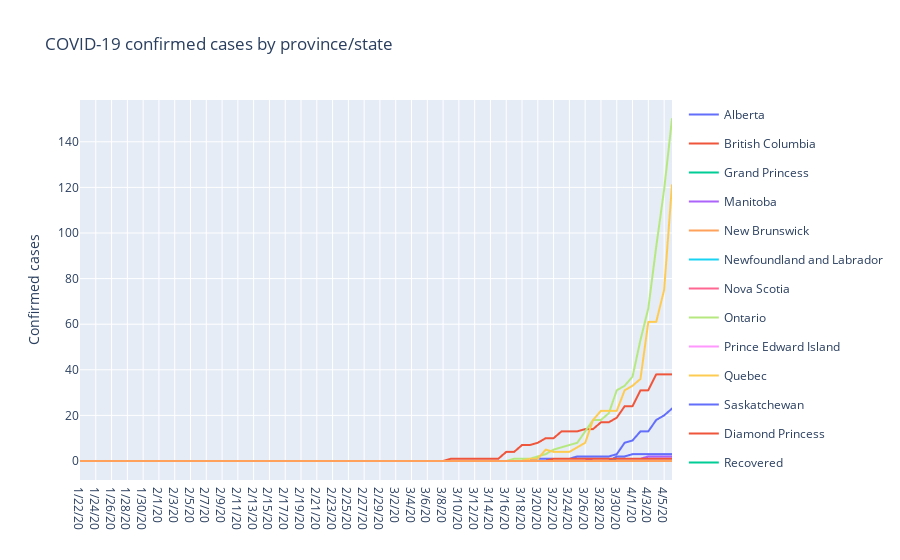

Notebook cell for this chart:
### Markdown cell above
<a id='plot_confirmed'></a>
### Plot Confirmed Cases by Province/State

### Code cell
layout = go.Layout(title="COVID-19 confirmed cases by province/state",
                   yaxis={'title': 'Confirmed cases'},
                   height=1000)

fig = go.Figure(data=trace_confirmed, layout=layout)
fig.show()

### Figure 1 — Plotly figure (JSON) as saved in the notebook; plotly's stock layout.template omitted (floating-point values rounded to 4 significant figures)
{"data": [{"hoverlabel": {"namelength": 0}, "hovertemplate": "provincestate=Alberta<br>date=%{x}<br>number=%{y}", "legendgroup": "Alberta", "line": {"color": "#636efa", "dash": "solid"}, "mode": "lines", "name": "Alberta", "showlegend": true, "type": "scattergl", "x": ["1/22/20", "1/23/20", "1/24/20", "1/25/20", "1/26/20", "1/27/20", "1/28/20", "1/29/20", "1/30/20", "1/31/20", "2/1/20", "2/2/20", "2/3/20", "2/4/20", "2/5/20", "2/6/20", "2/7/20", "2/8/20", "2/9/20", "2/10/20", "2/11/20", "2/12/20", "2/13/20", "2/14/20", "2/15/20", "2/16/20", "2/17/20", "2/18/20", "2/19/20", "2/20/20", "2/21/20", "2/22/20", "2/23/20", "2/24/20", "2/25/20", "2/26/20", "2/27/20", "2/28/20", "2/29/20", "3/1/20", "3/2/20", "3/3/20", "3/4/20", "3/5/20", "3/6/20", "3/7/20", "3/8/20", "3/9/20", "3/10/20", "3/11/20", "3/12/20", "3/13/20", "3/14/20", "3/15/20", "3/16/20", "3/17/20", "3/18/20", "3/19/20", "3/20/20", "3/21/20", "3/22/20", "3/23/20", "3/24/20", "3/25/20", "3/26/20", "3/27/20", "3/28/20", "3/29/20", "3/30/20", "3/31/20", "4/1/20", "4/2/20", "4/3/20", "4/4/20", "4/5/20", "4/6/20"], "xaxis": "x", "y": [0, 0, 0, 0, 0, 0, 0, 0, 0, 0, 0, 0, 0, 0, 0, 0, 0, 0, 0, 0, 0, 0, 0, 0, 0, 0, 0, 0, 0, 0, 0, 0, 0, 0, 0, 0, 0, 0, 0, 0, 0, 0, 0, 0, 0, 0, 0, 0, 0, 0, 0, 0, 0, 0, 0, 0, 0, 0, 1, 1, 1, 1, 1, 2, 2, 2, 2, 2, 3, 8, 9, 13, 13, 18, 20, 23], "yaxis": "y"}, {"hoverlabel": {"namelength": 0}, "hovertemplate": "provincestate=British Columbia<br>date=%{x}<br>number=%{y}", "legendgroup": "British Columbia", "line": {"color": "#EF553B", "dash": "solid"}, "mode": "lines", "name": "British Columbia", "showlegend": true, "type": "scattergl", "x": ["1/22/20", "1/23/20", "1/24/20", "1/25/20", "1/26/20", "1/27/20", "1/28/20", "1/29/20", "1/30/20", "1/31/20", "2/1/20", "2/2/20", "2/3/20", "2/4/20", "2/5/20", "2/6/20", "2/7/20", "2/8/20", "2/9/20", "2/10/20", "2/11/20", "2/12/20", "2/13/20", "2/14/20", "2/15/20", "2/16/20", "2/17/20", "2/18/20", "2/19/20", "2/20/20", "2/21/20", "2/22/20", "2/23/20", "2/24/20", "2/25/20", "2/26/20", "2/27/20", "2/28/20", "2/29/20", "3/1/20", "3/2/20", "3/3/20", "3/4/20", "3/5/20", "3/6/20", "3/7/20", "3/8/20", "3/9/20", "3/10/20", "3/11/20", "3/12/20", "3/13/20", "3/14/20", "3/15/20", "3/16/20", "3/17/20", "3/18/20", "3/19/20", "3/20/20", "3/21/20", "3/22/20", "3/23/20", "3/24/20", "3/25/20", "3/26/20", "3/27/20", "3/28/20", "3/29/20", "3/30/20", "3/31/20", "4/1/20", "4/2/20", "4/3/20", "4/4/20", "4/5/20", "4/6/20"], "xaxis": "x", "y": [0, 0, 0, 0, 0, 0, 0, 0, 0, 0, 0, 0, 0, 0, 0, 0, 0, 0, 0, 0, 0, 0, 0, 0, 0, 0, 0, 0, 0, 0, 0, 0, 0, 0, 0, 0, 0, 0, 0, 0, 0, 0, 0, 0, 0, 0, 0, 1, 1, 1, 1, 1, 1, 1, 4, 4, 7, 7, 8, 10, 10, 13, 13, 13, 14, 14, 17, 17, 19, 24, 24, 31, 31, 38, 38, 38], "yaxis": "y"}, {"hoverlabel": {"namelength": 0}, "hovertemplate": "provincestate=Grand Princess<br>date=%{x}<br>number=%{y}", "legendgroup": "Grand Princess", "line": {"color": "#00cc96", "dash": "solid"}, "mode": "lines", "name": "Grand Princess", "showlegend": true, "type": "scattergl", "x": ["1/22/20", "1/23/20", "1/24/20", "1/25/20", "1/26/20", "1/27/20", "1/28/20", "1/29/20", "1/30/20", "1/31/20", "2/1/20", "2/2/20", "2/3/20", "2/4/20", "2/5/20", "2/6/20", "2/7/20", "2/8/20", "2/9/20", "2/10/20", "2/11/20", "2/12/20", "2/13/20", "2/14/20", "2/15/20", "2/16/20", "2/17/20", "2/18/20", "2/19/20", "2/20/20", "2/21/20", "2/22/20", "2/23/20", "2/24/20", "2/25/20", "2/26/20", "2/27/20", "2/28/20", "2/29/20", "3/1/20", "3/2/20", "3/3/20", "3/4/20", "3/5/20", "3/6/20", "3/7/20", "3/8/20", "3/9/20", "3/10/20", "3/11/20", "3/12/20", "3/13/20", "3/14/20", "3/15/20", "3/16/20", "3/17/20", "3/18/20", "3/19/20", "3/20/20", "3/21/20", "3/22/20", "3/23/20", "3/24/20", "3/25/20", "3/26/20", "3/27/20", "3/28/20", "3/29/20", "3/30/20", "3/31/20", "4/1/20", "4/2/20", "4/3/20", "4/4/20", "4/5/20", "4/6/20"], "xaxis": "x", "y": [0, 0, 0, 0, 0, 0, 0, 0, 0, 0, 0, 0, 0, 0, 0, 0, 0, 0, 0, 0, 0, 0, 0, 0, 0, 0, 0, 0, 0, 0, 0, 0, 0, 0, 0, 0, 0, 0, 0, 0, 0, 0, 0, 0, 0, 0, 0, 0, 0, 0, 0, 0, 0, 0, 0, 0, 0, 0, 0, 0, 0, 0, 0, 0, 0, 0, 0, 0, 0, 0, 0, 0, 0, 0, 0, 0], "yaxis": "y"}, {"hoverlabel": {"namelength": 0}, "hovertemplate": "provincestate=Manitoba<br>date=%{x}<br>number=%{y}", "legendgroup": "Manitoba", "line": {"color": "#ab63fa", "dash": "solid"}, "mode": "lines", "name": "Manitoba", "showlegend": true, "type": "scattergl", "x": ["1/22/20", "1/23/20", "1/24/20", "1/25/20", "1/26/20", "1/27/20", "1/28/20", "1/29/20", "1/30/20", "1/31/20", "2/1/20", "2/2/20", "2/3/20", "2/4/20", "2/5/20", "2/6/20", "2/7/20", "2/8/20", "2/9/20", "2/10/20", "2/11/20", "2/12/20", "2/13/20", "2/14/20", "2/15/20", "2/16/20", "2/17/20", "2/18/20", "2/19/20", "2/20/20", "2/21/20", "2/22/20", "2/23/20", "2/24/20", "2/25/20", "2/26/20", "2/27/20", "2/28/20", "2/29/20", "3/1/20", "3/2/20", "3/3/20", "3/4/20", "3/5/20", "3/6/20", "3/7/20", "3/8/20", "3/9/20", "3/10/20", "3/11/20", "3/12/20", "3/13/20", "3/14/20", "3/15/20", "3/16/20", "3/17/20", "3/18/20", "3/19/20", "3/20/20", "3/21/20", "3/22/20", "3/23/20", "3/24/20", "3/25/20", "3/26/20", "3/27/20", "3/28/20", "3/29/20", "3/30/20", "3/31/20", "4/1/20", "4/2/20", "4/3/20", "4/4/20", "4/5/20", "4/6/20"], "xaxis": "x", "y": [0, 0, 0, 0, 0, 0, 0, 0, 0, 0, 0, 0, 0, 0, 0, 0, 0, 0, 0, 0, 0, 0, 0, 0, 0, 0, 0, 0, 0, 0, 0, 0, 0, 0, 0, 0, 0, 0, 0, 0, 0, 0, 0, 0, 0, 0, 0, 0, 0, 0, 0, 0, 0, 0, 0, 0, 0, 0, 0, 0, 0, 0, 0, 0, 0, 1, 1, 1, 1, 1, 1, 1, 2, 2, 2, 2], "yaxis": "y"}, {"hoverlabel": {"namelength": 0}, "hovertemplate": "provincestate=New Brunswick<br>date=%{x}<br>number=%{y}", "legendgroup": "New Brunswick", "line": {"color": "#FFA15A", "dash": "solid"}, "mode": "lines", "name": "New Brunswick", "showlegend": true, "type": "scattergl", "x": ["1/22/20", "1/23/20", "1/24/20", "1/25/20", "1/26/20", "1/27/20", "1/28/20", "1/29/20", "1/30/20", "1/31/20", "2/1/20", "2/2/20", "2/3/20", "2/4/20", "2/5/20", "2/6/20", "2/7/20", "2/8/20", "2/9/20", "2/10/20", "2/11/20", "2/12/20", "2/13/20", "2/14/20", "2/15/20", "2/16/20", "2/17/20", "2/18/20", "2/19/20", "2/20/20", "2/21/20", "2/22/20", "2/23/20", "2/24/20", "2/25/20", "2/26/20", "2/27/20", "2/28/20", "2/29/20", "3/1/20", "3/2/20", "3/3/20", "3/4/20", "3/5/20", "3/6/20", "3/7/20", "3/8/20", "3/9/20", "3/10/20", "3/11/20", "3/12/20", "3/13/20", "3/14/20", "3/15/20", "3/16/20", "3/17/20", "3/18/20", "3/19/20", "3/20/20", "3/21/20", "3/22/20", "3/23/20", "3/24/20", "3/25/20", "3/26/20", "3/27/20", "3/28/20", "3/29/20", "3/30/20", "3/31/20", "4/1/20", "4/2/20", "4/3/20", "4/4/20", "4/5/20", "4/6/20"], "xaxis": "x", "y": [0, 0, 0, 0, 0, 0, 0, 0, 0, 0, 0, 0, 0, 0, 0, 0, 0, 0, 0, 0, 0, 0, 0, 0, 0, 0, 0, 0, 0, 0, 0, 0, 0, 0, 0, 0, 0, 0, 0, 0, 0, 0, 0, 0, 0, 0, 0, 0, 0, 0, 0, 0, 0, 0, 0, 0, 0, 0, 0, 0, 0, 0, 0, 0, 0, 0, 0, 0, 0, 0, 0, 0, 0, 0, 0, 0], "yaxis": "y"}, {"hoverlabel": {"namelength": 0}, "hovertemplate": "provincestate=Newfoundland and Labrador<br>date=%{x}<br>number=%{y}", "legendgroup": "Newfoundland and Labrador", "line": {"color": "#19d3f3", "dash": "solid"}, "mode": "lines", "name": "Newfoundland and Labrador", "showlegend": true, "type": "scattergl", "x": ["1/22/20", "1/23/20", "1/24/20", "1/25/20", "1/26/20", "1/27/20", "1/28/20", "1/29/20", "1/30/20", "1/31/20", "2/1/20", "2/2/20", "2/3/20", "2/4/20", "2/5/20", "2/6/20", "2/7/20", "2/8/20", "2/9/20", "2/10/20", "2/11/20", "2/12/20", "2/13/20", "2/14/20", "2/15/20", "2/16/20", "2/17/20", "2/18/20", "2/19/20", "2/20/20", "2/21/20", "2/22/20", "2/23/20", "2/24/20", "2/25/20", "2/26/20", "2/27/20", "2/28/20", "2/29/20", "3/1/20", "3/2/20", "3/3/20", "3/4/20", "3/5/20", "3/6/20", "3/7/20", "3/8/20", "3/9/20", "3/10/20", "3/11/20", "3/12/20", "3/13/20", "3/14/20", "3/15/20", "3/16/20", "3/17/20", "3/18/20", "3/19/20", "3/20/20", "3/21/20", "3/22/20", "3/23/20", "3/24/20", "3/25/20", "3/26/20", "3/27/20", "3/28/20", "3/29/20", "3/30/20", "3/31/20", "4/1/20", "4/2/20", "4/3/20", "4/4/20", "4/5/20", "4/6/20"], "xaxis": "x", "y": [0, 0, 0, 0, 0, 0, 0, 0, 0, 0, 0, 0, 0, 0, 0, 0, 0, 0, 0, 0, 0, 0, 0, 0, 0, 0, 0, 0, 0, 0, 0, 0, 0, 0, 0, 0, 0, 0, 0, 0, 0, 0, 0, 0, 0, 0, 0, 0, 0, 0, 0, 0, 0, 0, 0, 0, 0, 0, 0, 0, 0, 0, 0, 0, 0, 0, 0, 0, 1, 1, 1, 1, 1, 1, 1, 1], "yaxis": "y"}, {"hoverlabel": {"namelength": 0}, "hovertemplate": "provincestate=Nova Scotia<br>date=%{x}<br>number=%{y}", "legendgroup": "Nova Scotia", "line": {"color": "#FF6692", "dash": "solid"}, "mode": "lines", "name": "Nova Scotia", "showlegend": true, "type": "scattergl", "x": ["1/22/20", "1/23/20", "1/24/20", "1/25/20", "1/26/20", "1/27/20", "1/28/20", "1/29/20", "1/30/20", "1/31/20", "2/1/20", "2/2/20", "2/3/20", "2/4/20", "2/5/20", "2/6/20", "2/7/20", "2/8/20", "2/9/20", "2/10/20", "2/11/20", "2/12/20", "2/13/20", "2/14/20", "2/15/20", "2/16/20", "2/17/20", "2/18/20", "2/19/20", "2/20/20", "2/21/20", "2/22/20", "2/23/20", "2/24/20", "2/25/20", "2/26/20", "2/27/20", "2/28/20", "2/29/20", "3/1/20", "3/2/20", "3/3/20", "3/4/20", "3/5/20", "3/6/20", "3/7/20", "3/8/20", "3/9/20", "3/10/20", "3/11/20", "3/12/20", "3/13/20", "3/14/20", "3/15/20", "3/16/20", "3/17/20", "3/18/20", "3/19/20", "3/20/20", "3/21/20", "3/22/20", "3/23/20", "3/24/20", "3/25/20", "3/26/20", "3/27/20", "3/28/20", "3/29/20", "3/30/20", "3/31/20", "4/1/20", "4/2/20", "4/3/20", "4/4/20", "4/5/20", "4/6/20"], "xaxis": "x", "y": [0, 0, 0, 0, 0, 0, 0, 0, 0, 0, 0, 0, 0, 0, 0, 0, 0, 0, 0, 0, 0, 0, 0, 0, 0, 0, 0, 0, 0, 0, 0, 0, 0, 0, 0, 0, 0, 0, 0, 0, 0, 0, 0, 0, 0, 0, 0, 0, 0, 0, 0, 0, 0, 0, 0, 0, 0, 0, 0, 0, 0, 0, 0, 0, 0, 0, 0, 0, 0, 0, 0, 0, 0, 0, 0, 0], "yaxis": "y"}, {"hoverlabel": {"namelength": 0}, "hovertemplate": "provincestate=Ontario<br>date=%{x}<br>number=%{y}", "legendgroup": "Ontario", "line": {"color": "#B6E880", "dash": "solid"}, "mode": "lines", "name": "Ontario", "showlegend": true, "type": "scattergl", "x": ["1/22/20", "1/23/20", "1/24/20", "1/25/20", "1/26/20", "1/27/20", "1/28/20", "1/29/20", "1/30/20", "1/31/20", "2/1/20", "2/2/20", "2/3/20", "2/4/20", "2/5/20", "2/6/20", "2/7/20", "2/8/20", "2/9/20", "2/10/20", "2/11/20", "2/12/20", "2/13/20", "2/14/20", "2/15/20", "2/16/20", "2/17/20", "2/18/20", "2/19/20", "2/20/20", "2/21/20", "2/22/20", "2/23/20", "2/24/20", "2/25/20", "2/26/20", "2/27/20", "2/28/20", "2/29/20", "3/1/20", "3/2/20", "3/3/20", "3/4/20", "3/5/20", "3/6/20", "3/7/20", "3/8/20", "3/9/20", "3/10/20", "3/11/20", "3/12/20", "3/13/20", "3/14/20", "3/15/20", "3/16/20", "3/17/20", "3/18/20", "3/19/20", "3/20/20", "3/21/20", "3/22/20", "3/23/20", "3/24/20", "3/25/20", "3/26/20", "3/27/20", "3/28/20", "3/29/20", "3/30/20", "3/31/20", "4/1/20", "4/2/20", "4/3/20", "4/4/20", "4/5/20", "4/6/20"], "xaxis": "x", "y": [0, 0, 0, 0, 0, 0, 0, 0, 0, 0, 0, 0, 0, 0, 0, 0, 0, 0, 0, 0, 0, 0, 0, 0, 0, 0, 0, 0, 0, 0, 0, 0, 0, 0, 0, 0, 0, 0, 0, 0, 0, 0, 0, 0, 0, 0, 0, 0, 0, 0, 0, 0, 0, 0, 0, 1, 1, 1, 2, 3, 5, 6, 7, 8, 13, 18, 18, 21, 31, 33, 37, 53, 67, 94, 119, 150], "yaxis": "y"}, {"hoverlabel": {"namelength": 0}, "hovertemplate": "provincestate=Prince Edward Island<br>date=%{x}<br>number=%{y}", "legendgroup": "Prince Edward Island", "line": {"color": "#FF97FF", "dash": "solid"}, "mode": "lines", "name": "Prince Edward Island", "showlegend": true, "type": "scattergl", "x": ["1/22/20", "1/23/20", "1/24/20", "1/25/20", "1/26/20", "1/27/20", "1/28/20", "1/29/20", "1/30/20", "1/31/20", "2/1/20", "2/2/20", "2/3/20", "2/4/20", "2/5/20", "2/6/20", "2/7/20", "2/8/20", "2/9/20", "2/10/20", "2/11/20", "2/12/20", "2/13/20", "2/14/20", "2/15/20", "2/16/20", "2/17/20", "2/18/20", "2/19/20", "2/20/20", "2/21/20", "2/22/20", "2/23/20", "2/24/20", "2/25/20", "2/26/20", "2/27/20", "2/28/20", "2/29/20", "3/1/20", "3/2/20", "3/3/20", "3/4/20", "3/5/20", "3/6/20", "3/7/20", "3/8/20", "3/9/20", "3/10/20", "3/11/20", "3/12/20", "3/13/20", "3/14/20", "3/15/20", "3/16/20", "3/17/20", "3/18/20", "3/19/20", "3/20/20", "3/21/20", "3/22/20", "3/23/20", "3/24/20", "3/25/20", "3/26/20", "3/27/20", "3/28/20", "3/29/20", "3/30/20", "3/31/20", "4/1/20", "4/2/20", "4/3/20", "4/4/20", "4/5/20", "4/6/20"], "xaxis": "x", "y": [0, 0, 0, 0, 0, 0, 0, 0, 0, 0, 0, 0, 0, 0, 0, 0, 0, 0, 0, 0, 0, 0, 0, 0, 0, 0, 0, 0, 0, 0, 0, 0, 0, 0, 0, 0, 0, 0, 0, 0, 0, 0, 0, 0, 0, 0, 0, 0, 0, 0, 0, 0, 0, 0, 0, 0, 0, 0, 0, 0, 0, 0, 0, 0, 0, 0, 0, 0, 0, 0, 0, 0, 0, 0, 0, 0], "yaxis": "y"}, {"hoverlabel": {"namelength": 0}, "hovertemplate": "provincestate=Quebec<br>date=%{x}<br>number=%{y}", "legendgroup": "Quebec", "line": {"color": "#FECB52", "dash": "solid"}, "mode": "lines", "name": "Quebec", "showlegend": true, "type": "scattergl", "x": ["1/22/20", "1/23/20", "1/24/20", "1/25/20", "1/26/20", "1/27/20", "1/28/20", "1/29/20", "1/30/20", "1/31/20", "2/1/20", "2/2/20", "2/3/20", "2/4/20", "2/5/20", "2/6/20", "2/7/20", "2/8/20", "2/9/20", "2/10/20", "2/11/20", "2/12/20", "2/13/20", "2/14/20", "2/15/20", "2/16/20", "2/17/20", "2/18/20", "2/19/20", "2/20/20", "2/21/20", "2/22/20", "2/23/20", "2/24/20", "2/25/20", "2/26/20", "2/27/20", "2/28/20", "2/29/20", "3/1/20", "3/2/20", "3/3/20", "3/4/20", "3/5/20", "3/6/20", "3/7/20", "3/8/20", "3/9/20", "3/10/20", "3/11/20", "3/12/20", "3/13/20", "3/14/20", "3/15/20", "3/16/20", "3/17/20", "3/18/20", "3/19/20", "3/20/20", "3/21/20", "3/22/20", "3/23/20", "3/24/20", "3/25/20", "3/26/20", "3/27/20", "3/28/20", "3/29/20", "3/30/20", "3/31/20", "4/1/20", "4/2/20", "4/3/20", "4/4/20", "4/5/20", "4/6/20"], "xaxis": "x", "y": [0, 0, 0, 0, 0, 0, 0, 0, 0, 0, 0, 0, 0, 0, 0, 0, 0, 0, 0, 0, 0, 0, 0, 0, 0, 0, 0, 0, 0, 0, 0, 0, 0, 0, 0, 0, 0, 0, 0, 0, 0, 0, 0, 0, 0, 0, 0, 0, 0, 0, 0, 0, 0, 0, 0, 0, 0, 1, 1, 5, 4, 4, 4, 6, 8, 18, 22, 22, 22, 31, 33, 36, 61, 61, 75, 121], "yaxis": "y"}, {"hoverlabel": {"namelength": 0}, "hovertemplate": "provincestate=Saskatchewan<br>date=%{x}<br>number=%{y}", "legendgroup": "Saskatchewan", "line": {"color": "#636efa", "dash": "solid"}, "mode": "lines", "name": "Saskatchewan", "showlegend": true, "type": "scattergl", "x": ["1/22/20", "1/23/20", "1/24/20", "1/25/20", "1/26/20", "1/27/20", "1/28/20", "1/29/20", "1/30/20", "1/31/20", "2/1/20", "2/2/20", "2/3/20", "2/4/20", "2/5/20", "2/6/20", "2/7/20", "2/8/20", "2/9/20", "2/10/20", "2/11/20", "2/12/20", "2/13/20", "2/14/20", "2/15/20", "2/16/20", "2/17/20", "2/18/20", "2/19/20", "2/20/20", "2/21/20", "2/22/20", "2/23/20", "2/24/20", "2/25/20", "2/26/20", "2/27/20", "2/28/20", "2/29/20", "3/1/20", "3/2/20", "3/3/20", "3/4/20", "3/5/20", "3/6/20", "3/7/20", "3/8/20", "3/9/20", "3/10/20", "3/11/20", "3/12/20", "3/13/20", "3/14/20", "3/15/20", "3/16/20", "3/17/20", "3/18/20", "3/19/20", "3/20/20", "3/21/20", "3/22/20", "3/23/20", "3/24/20", "3/25/20", "3/26/20", "3/27/20", "3/28/20", "3/29/20", "3/30/20", "3/31/20", "4/1/20", "4/2/20", "4/3/20", "4/4/20", "4/5/20", "4/6/20"], "xaxis": "x", "y": [0, 0, 0, 0, 0, 0, 0, 0, 0, 0, 0, 0, 0, 0, 0, 0, 0, 0, 0, 0, 0, 0, 0, 0, 0, 0, 0, 0, 0, 0, 0, 0, 0, 0, 0, 0, 0, 0, 0, 0, 0, 0, 0, 0, 0, 0, 0, 0, 0, 0, 0, 0, 0, 0, 0, 0, 0, 0, 0, 0, 0, 0, 0, 0, 0, 0, 0, 0, 2, 2, 3, 3, 3, 3, 3, 3], "yaxis": "y"}, {"hoverlabel": {"namelength": 0}, "hovertemplate": "provincestate=Diamond Princess<br>date=%{x}<br>number=%{y}", "legendgroup": "Diamond Princess", "line": {"color": "#EF553B", "dash": "solid"}, "mode": "lines", "name": "Diamond Princess", "showlegend": true, "type": "scattergl", "x": ["1/22/20", "1/23/20", "1/24/20", "1/25/20", "1/26/20", "1/27/20", "1/28/20", "1/29/20", "1/30/20", "1/31/20", "2/1/20", "2/2/20", "2/3/20", "2/4/20", "2/5/20", "2/6/20", "2/7/20", "2/8/20", "2/9/20", "2/10/20", "2/11/20", "2/12/20", "2/13/20", "2/14/20", "2/15/20", "2/16/20", "2/17/20", "2/18/20", "2/19/20", "2/20/20", "2/21/20", "2/22/20", "2/23/20", "2/24/20", "2/25/20", "2/26/20", "2/27/20", "2/28/20", "2/29/20", "3/1/20", "3/2/20", "3/3/20", "3/4/20", "3/5/20", "3/6/20", "3/7/20", "3/8/20", "3/9/20", "3/10/20", "3/11/20", "3/12/20", "3/13/20", "3/14/20", "3/15/20", "3/16/20", "3/17/20", "3/18/20", "3/19/20", "3/20/20", "3/21/20", "3/22/20", "3/23/20", "3/24/20", "3/25/20", "3/26/20", "3/27/20", "3/28/20", "3/29/20", "3/30/20", "3/31/20", "4/1/20", "4/2/20", "4/3/20", "4/4/20", "4/5/20", "4/6/20"], "xaxis": "x", "y": [0, 0, 0, 0, 0, 0, 0, 0, 0, 0, 0, 0, 0, 0, 0, 0, 0, 0, 0, 0, 0, 0, 0, 0, 0, 0, 0, 0, 0, 0, 0, 0, 0, 0, 0, 0, 0, 0, 0, 0, 0, 0, 0, 0, 0, 0, 0, 0, 0, 0, 0, 0, 0, 0, 0, 0, 0, 0, 0, 0, 1, 1, 1, 1, 1, 1, 1, 1, 1, 1, 1, 1, 1, 1, 1, 1], "yaxis": "y"}, {"hoverlabel": {"namelength": 0}, "hovertemplate": "provincestate=Recovered<br>date=%{x}<br>number=%{y}", "legendgroup": "Recovered", "line": {"color": "#00cc96", "dash": "solid"}, "mode": "lines", "name": "Recovered", "showlegend": true, "type": "scattergl", "x": ["1/22/20", "1/23/20", "1/24/20", "1/25/20", "1/26/20", "1/27/20", "1/28/20", "1/29/20", "1/30/20", "1/31/20", "2/1/20", "2/2/20", "2/3/20", "2/4/20", "2/5/20", "2/6/20", "2/7/20", "2/8/20", "2/9/20", "2/10/20", "2/11/20", "2/12/20", "2/13/20", "2/14/20", "2/15/20", "2/16/20", "2/17/20", "2/18/20", "2/19/20", "2/20/20", "2/21/20", "2/22/20", "2/23/20", "2/24/20", "2/25/20", "2/26/20", "2/27/20", "2/28/20", "2/29/20", "3/1/20", "3/2/20", "3/3/20", "3/4/20", "3/5/20", "3/6/20", "3/7/20", "3/8/20", "3/9/20", "3/10/20", "3/11/20", "3/12/20", "3/13/20", "3/14/20", "3/15/20", "3/16/20", "3/17/20", "3/18/20", "3/19/20", "3/20/20", "3/21/20", "3/22/20", "3/23/20", "3/24/20", "3/25/20", "3/26/20", "3/27/20", "3/28/20", "3/29/20", "3/30/20", "3/31/20", "4/1/20", "4/2/20", "4/3/20", "4/4/20", "4/5/20", "4/6/20"], "xaxis": "x", "y": [0, 0, 0, 0, 0, 0, 0, 0, 0, 0, 0, 0, 0, 0, 0, 0, 0, 0, 0, 0, 0, 0, 0, 0, 0, 0, 0, 0, 0, 0, 0, 0, 0, 0, 0, 0, 0, 0, 0, 0, 0, 0, 0, 0, 0, 0, 0, 0, 0, 0, 0, 0, 0, 0, 0, 0, 0, 0, 0, 0, 0, 0, 0, 0, 0, 0, 0, 0, 0, 0, 0, 0, 0, 0, 0, 0], "yaxis": "y"}, {"hoverlabel": {"namelength": 0}, "hovertemplate": "provincestate=Northwest Territories<br>date=%{x}<br>number=%{y}", "legendgroup": "Northwest Territories", "line": {"color": "#ab63fa", "dash": "solid"}, "mode": "lines", "name": "Northwest Territories", "showlegend": true, "type": "scattergl", "x": ["1/22/20", "1/23/20", "1/24/20", "1/25/20", "1/26/20", "1/27/20", "1/28/20", "1/29/20", "1/30/20", "1/31/20", "2/1/20", "2/2/20", "2/3/20", "2/4/20", "2/5/20", "2/6/20", "2/7/20", "2/8/20", "2/9/20", "2/10/20", "2/11/20", "2/12/20", "2/13/20", "2/14/20", "2/15/20", "2/16/20", "2/17/20", "2/18/20", "2/19/20", "2/20/20", "2/21/20", "2/22/20", "2/23/20", "2/24/20", "2/25/20", "2/26/20", "2/27/20", "2/28/20", "2/29/20", "3/1/20", "3/2/20", "3/3/20", "3/4/20", "3/5/20", "3/6/20", "3/7/20", "3/8/20", "3/9/20", "3/10/20", "3/11/20", "3/12/20", "3/13/20", "3/14/20", "3/15/20", "3/16/20", "3/17/20", "3/18/20", "3/19/20", "3/20/20", "3/21/20", "3/22/20", "3/23/20", "3/24/20", "3/25/20", "3/26/20", "3/27/20", "3/28/20", "3/29/20", "3/30/20", "3/31/20", "4/1/20", "4/2/20", "4/3/20", "4/4/20", "4/5/20", "4/6/20"], "xaxis": "x", "y": [0, 0, 0, 0, 0, 0, 0, 0, 0, 0, 0, 0, 0, 0, 0, 0, 0, 0, 0, 0, 0, 0, 0, 0, 0, 0, 0, 0, 0, 0, 0, 0, 0, 0, 0, 0, 0, 0, 0, 0, 0, 0, 0, 0, 0, 0, 0, 0, 0, 0, 0, 0, 0, 0, 0, 0, 0, 0, 0, 0, 0, 0, 0, 0, 0, 0, 0, 0, 0, 0, 0, 0, 0, 0, 0, 0], "yaxis": "y"}, {"hoverlabel": {"namelength": 0}, "hovertemplate": "provincestate=Yukon<br>date=%{x}<br>number=%{y}", "legendgroup": "Yukon", "line": {"color": "#FFA15A", "dash": "solid"}, "mode": "lines", "name": "Yukon", "showlegend": true, "type": "scattergl", "x": ["1/22/20", "1/23/20", "1/24/20", "1/25/20", "1/26/20", "1/27/20", "1/28/20", "1/29/20", "1/30/20", "1/31/20", "2/1/20", "2/2/20", "2/3/20", "2/4/20", "2/5/20", "2/6/20", "2/7/20", "2/8/20", "2/9/20", "2/10/20", "2/11/20", "2/12/20", "2/13/20", "2/14/20", "2/15/20", "2/16/20", "2/17/20", "2/18/20", "2/19/20", "2/20/20", "2/21/20", "2/22/20", "2/23/20", "2/24/20", "2/25/20", "2/26/20", "2/27/20", "2/28/20", "2/29/20", "3/1/20", "3/2/20", "3/3/20", "3/4/20", "3/5/20", "3/6/20", "3/7/20", "3/8/20", "3/9/20", "3/10/20", "3/11/20", "3/12/20", "3/13/20", "3/14/20", "3/15/20", "3/16/20", "3/17/20", "3/18/20", "3/19/20", "3/20/20", "3/21/20", "3/22/20", "3/23/20", "3/24/20", "3/25/20", "3/26/20", "3/27/20", "3/28/20", "3/29/20", "3/30/20", "3/31/20", "4/1/20", "4/2/20", "4/3/20", "4/4/20", "4/5/20", "4/6/20"], "xaxis": "x", "y": [0, 0, 0, 0, 0, 0, 0, 0, 0, 0, 0, 0, 0, 0, 0, 0, 0, 0, 0, 0, 0, 0, 0, 0, 0, 0, 0, 0, 0, 0, 0, 0, 0, 0, 0, 0, 0, 0, 0, 0, 0, 0, 0, 0, 0, 0, 0, 0, 0, 0, 0, 0, 0, 0, 0, 0, 0, 0, 0, 0, 0, 0, 0, 0, 0, 0, 0, 0, 0, 0, 0, 0, 0, 0, 0, 0], "yaxis": "y"}], "layout": {"autosize": true, "title": {"text": "COVID-19 confirmed cases by province/state"}, "xaxis": {"autorange": true, "range": [0, 75], "type": "category"}, "yaxis": {"autorange": true, "range": [-8.333, 158.3], "title": {"text": "Confirmed cases"}, "type": "linear"}}}
